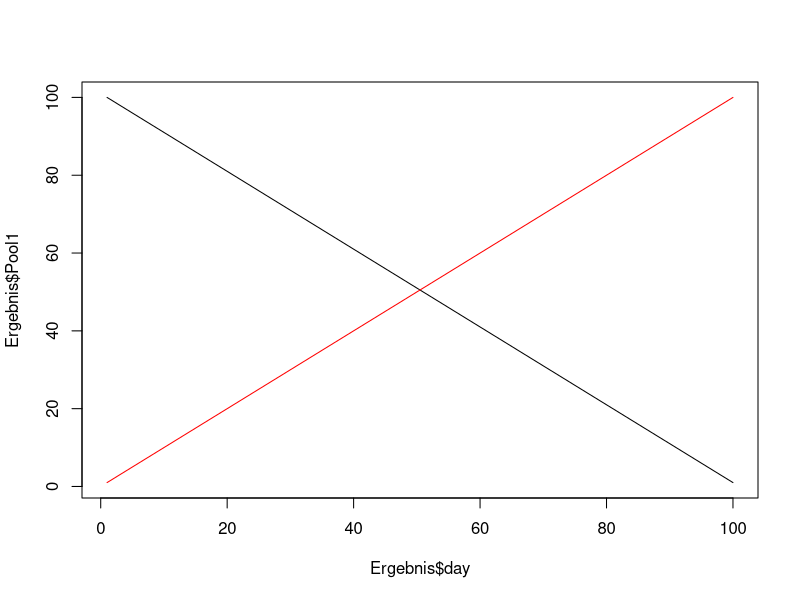

This chart was generated by the following R code:
growth_linear.model <- function(simstart, simende)
{
  Pool1 <- rep(NA, simende)
  Pool2 <- rep(NA, simende)
  Pool1[simstart] <- 100
  Pool2[simstart] <- 1
  for (day in simstart:(simende - 1)) {
    F1 <- 1
    Pool1[day + 1] <- Pool1[day] - F1
    Pool2[day + 1] <- Pool2[day] + F1
    }
return(data.frame(day = simstart:simende, Pool1 = Pool1[simstart:simende], Pool2 = Pool2[simstart:simende] ))
}
growth_linear.model
Ergebnis <- growth_linear.model(simstart=1, simende=100)
Ergebnis
plot(Ergebnis$Pool1~Ergebnis$day,type = "l")
lines(Ergebnis$Pool2~Ergebnis$day,col = "red")
